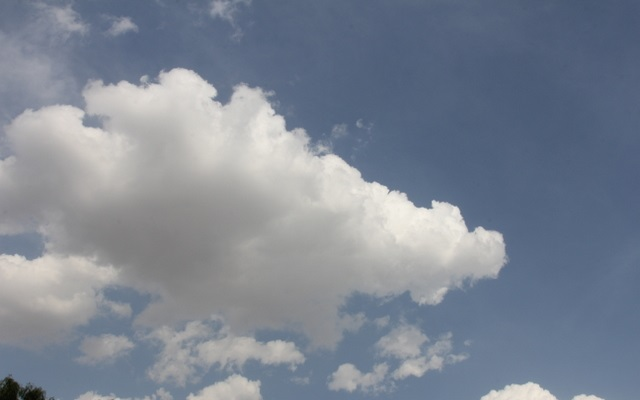
%> input picture f1.jpg, 640 x 400 px
$ octave --eval "result = FigureCenterDetect(imread('f1.jpg'));"   (GNU Octave 9; MATLAB toolbox functions it lacks are replaced by stand-ins)
%> lines starting %> are read from the running program, lines starting %| are printed output that depends on the picture; in (x1, y1, x2, y2) boxes, pixels count from 0 and x2, y2 are one past the last pixel; in counts of white or black regions, pixels touching at a corner belong together; the program's own positions count from 1
% FigureCenterDetect:find out the center of circle(sun), rectangle/square(cloud)
% Step 1: Read image Read in
% Step 2: Convert image from rgb to gray
% Step 3: Threshold the image
% Step 4: Invert the Binary Image
% Step 5: Find the boundaries Concentrate
% Step 6: Determine Shapes properties
% Step 7: Classify Shapes according to properties
% Square      = 3
% Rectangular = 2
% Circle      = 1
% UNKNOWN     = 0
%------------------------------------------------------------------------
function [sun,cloud] = FigureCenterDetect(RGB)
GRAY = rgb2gray(RGB);
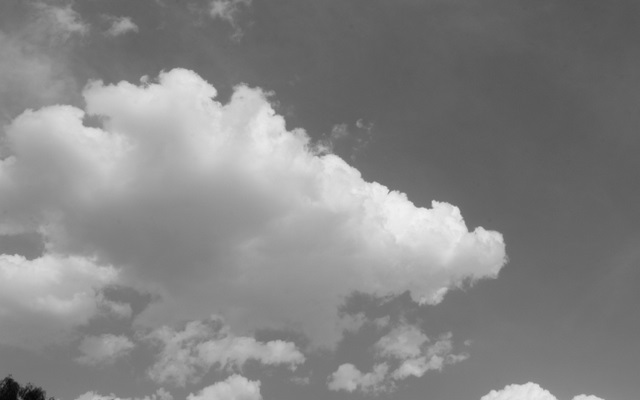
%> GRAY: size 400x640 uint8; min 7, max 241, mean 132.7
threshold = graythresh(GRAY);
%> threshold = 0.573
BW = im2bw(GRAY, threshold);
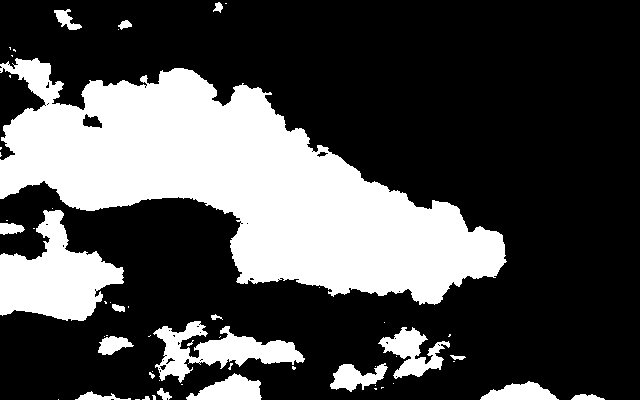
%> BW: size 400x640 logical; 29.8% white; 57 white regions (37 under 20 px)
[B,L] = bwboundaries(BW, 'noholes');
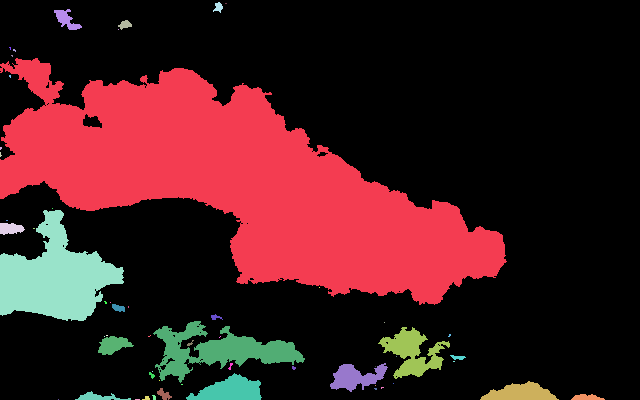
%> L: size 400x640 double; 58 distinct labels, from 0 to 57; one colour per label, 0 black
%> B = 57 boundaries; largest, box (x1, y1, x2, y2) and points: (0, 58, 507, 305) 1731, (153, 321, 305, 383) 579, (0, 210, 124, 321) 477, (378, 327, 450, 379) 325, (186, 373, 262, 400) 176

STATS = regionprops(L, 'all');
%> STATS = 57 regions; largest, box (x1, y1, x2, y2), Area, Centroid, MajorAxisLength, MinorAxisLength and Eccentricity: (0, 58, 507, 305) 58269 [242.5 185] 540 157.7 0.956, (0, 210, 124, 321) 7488 [55.7 278.1] 118.9 95.78 0.592, (153, 321, 305, 383) 3823 [220.3 351] 163.4 47.21 0.957
for i = 1 : length(STATS)
  W(i) = uint8(abs(STATS(i).BoundingBox(3)-STATS(i).BoundingBox(4)) < 0.1);
  W(i) = W(i) + 2 * uint8((STATS(i).Extent - 1) == 0 );
  centroid = STATS(i).Centroid;
  switch W(i)
      case 1
          sun = [centroid(1),centroid(2)];
      case 2
          cloud = [centroid(1),centroid(2)];
      case 3
          cloud = [centroid(1),centroid(2)];
  end
end
%> this loop made 57 passes
%> cloud on passes 6, 11, 12, 14, 18, 19, 20, 23, 24, 25, 29, 33: [7.5 221], [34.5 229], [53 209], [59 400], [105 337], [107.5 336], [111 303], [119 30], [129 307.5], [138 400], [153 372], [160 381]
%> sun on passes 9, 10, 17, 39, 42, 53: [12.67 56.33], [15 50.83], [106.2 303], [220.5 337.5], [294.3 368.5], [450.2 336]
%> after the loop, W = 57 values, max 3 at index 12, min 0 at index 1, mean 1.07
%> `result = FigureCenterDetect(imread('f1.jpg'));`: result = [450.2 336]
